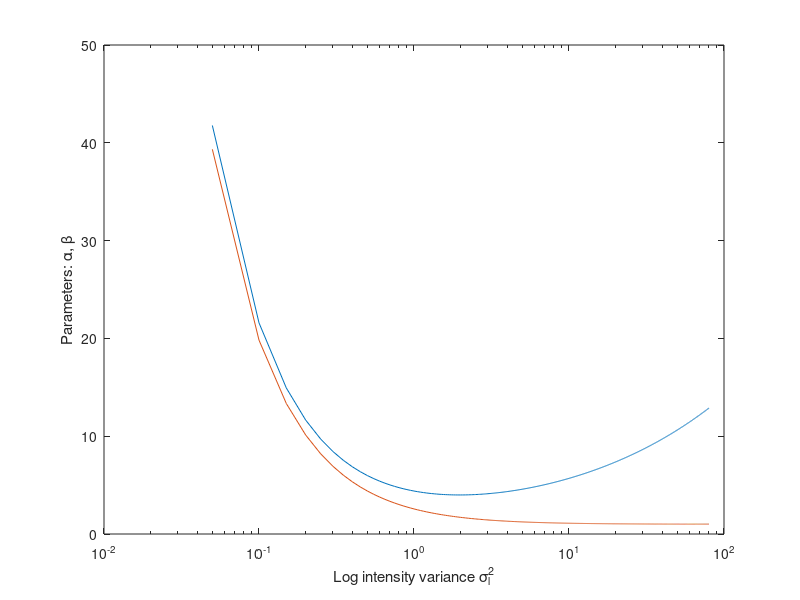

Here is the MATLAB script that generated this plot:
%Plot of gamma-gamma model parameters alpha and beta against log intensity
%variance (Rytov parameter)
clear all;
clc
R2=0:0.05:80; %Log intensity variance (Rytov variance) 
for i=1:length(R2) 
    R=R2(i);
    A=(0.49*R)/(1+1.11*R^(6/5))^(7/6);
    B=(0.51*R)/(1+0.69*R^(6/5))^(5/6); 
    Sci_ind(i)=exp(A+B) - 1; 
    alpha(i)=(exp(A) - 1)^-1;
    beta(i)=(exp(B) - 1)^-1;
end
%Plot function 
semilogx(R2,alpha,R2,beta)
xlabel('Log intensity variance \sigma_l^2') 
ylabel('Parameters: \alpha, \beta')
